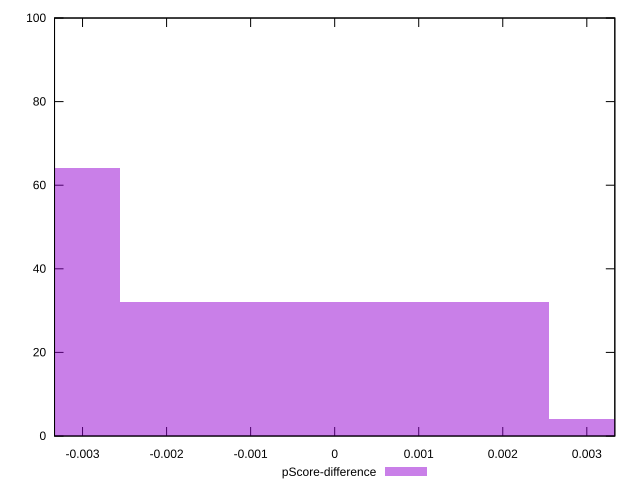

This chart was generated by the following gnuplot code:
reset

$pScoreDifference <<EOF
0 32
0.005098712859096884 4
-0.005098712859096884 64
EOF

set key outside below
set boxwidth 0.005098712859096884
set xrange [-0.0033333333333334103:0.0033333333333334103]
set yrange [0:100]
set trange [0:100]
set style fill transparent solid 0.5 noborder
set terminal svg size 640, 490 enhanced background rgb 'white'
set output "report_00017_2021-02-10T15-08-03.406Z/uses-webp-images/samples/pages+cached+noadtech/pScore-difference/histogram.svg"

plot $pScoreDifference title "pScore-difference" with boxes

reset
